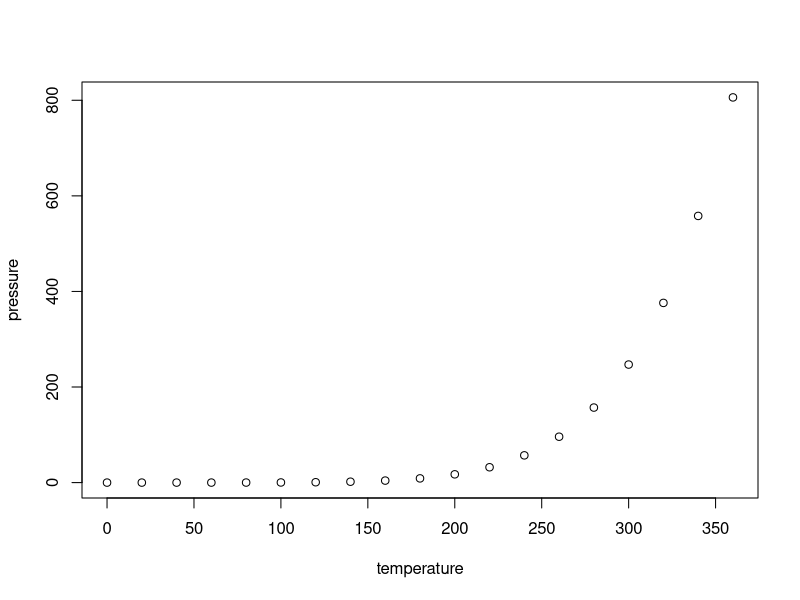
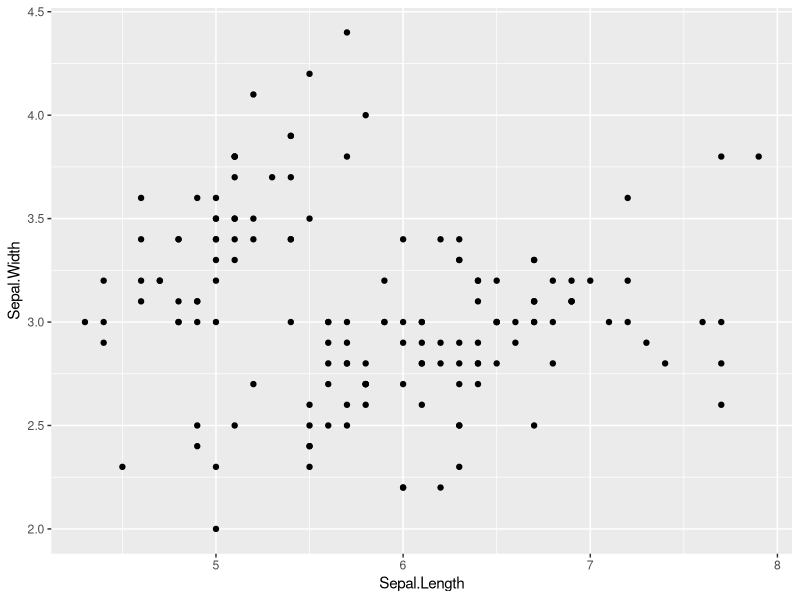
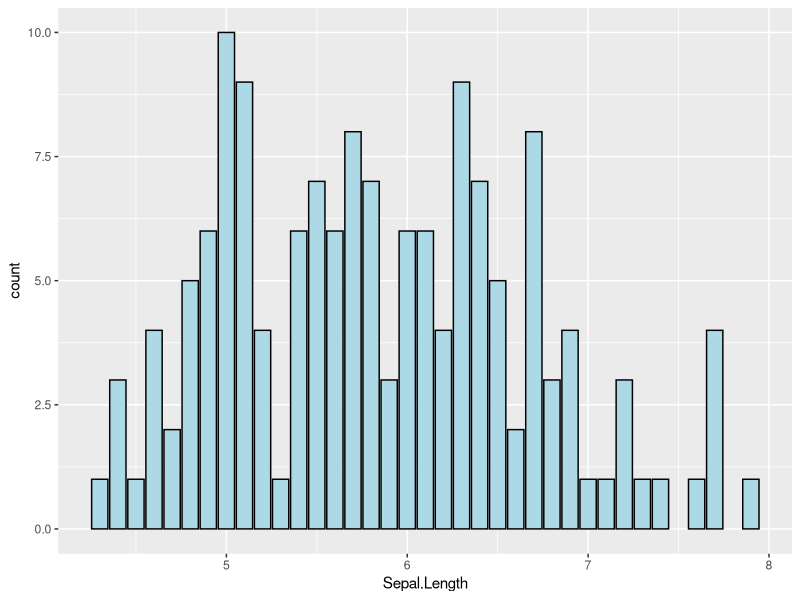
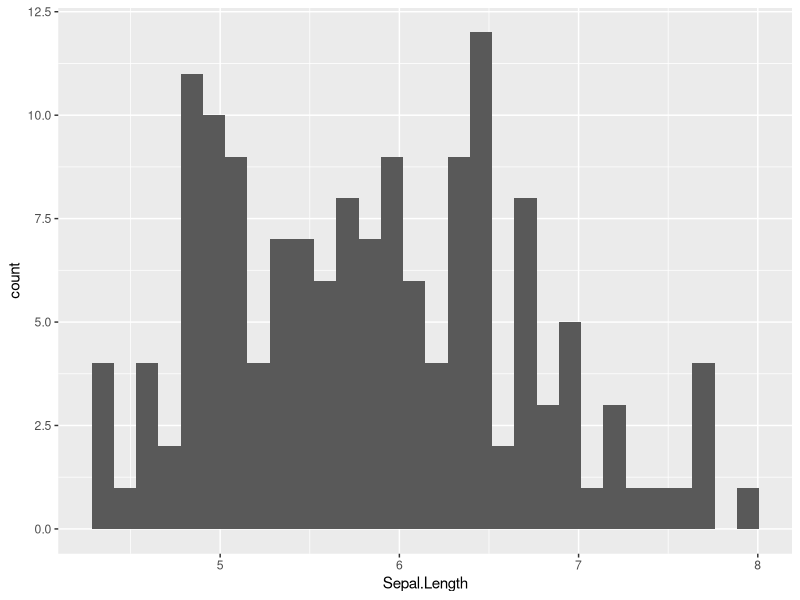
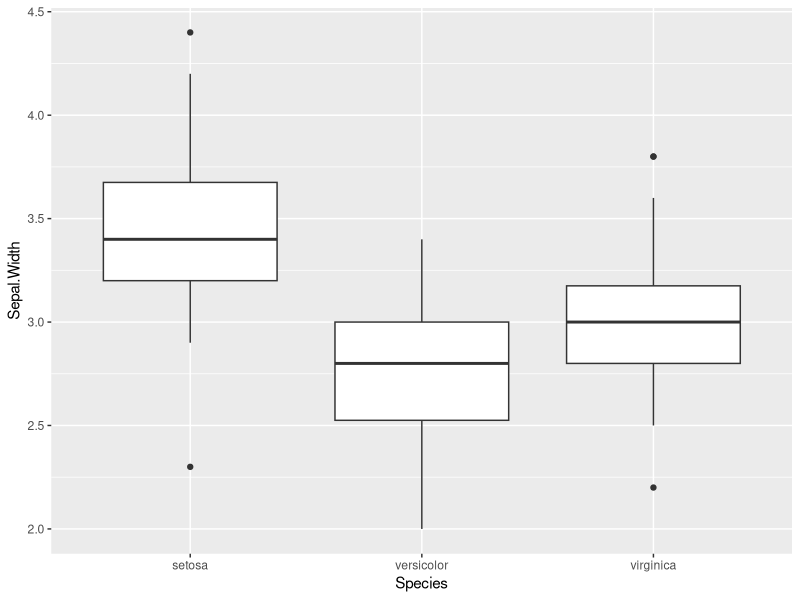

The R source for these figures, in order:
## ---- chunk 1
knitr::opts_chunk$set(echo = TRUE)
## ---- chunk 2
summary(cars)
## ---- chunk 3
plot(pressure)
## ---- chunk 4
library(ggplot2)
ggplot(data = iris, aes(x = Sepal.Length, y=Sepal.Width)) +
  geom_point()
## ---- chunk 5
library(ggplot2)
ggplot(data = iris, aes(x = Sepal.Length)) +
  geom_bar(fill = "lightblue", colour = "black")
## ---- chunk 6
library(ggplot2)
ggplot(data = iris, aes(x = Sepal.Length)) +
  geom_histogram()
## ---- chunk 7
library(ggplot2)
ggplot(iris, aes(x=Species, y=Sepal.Width)) +
  geom_boxplot()
